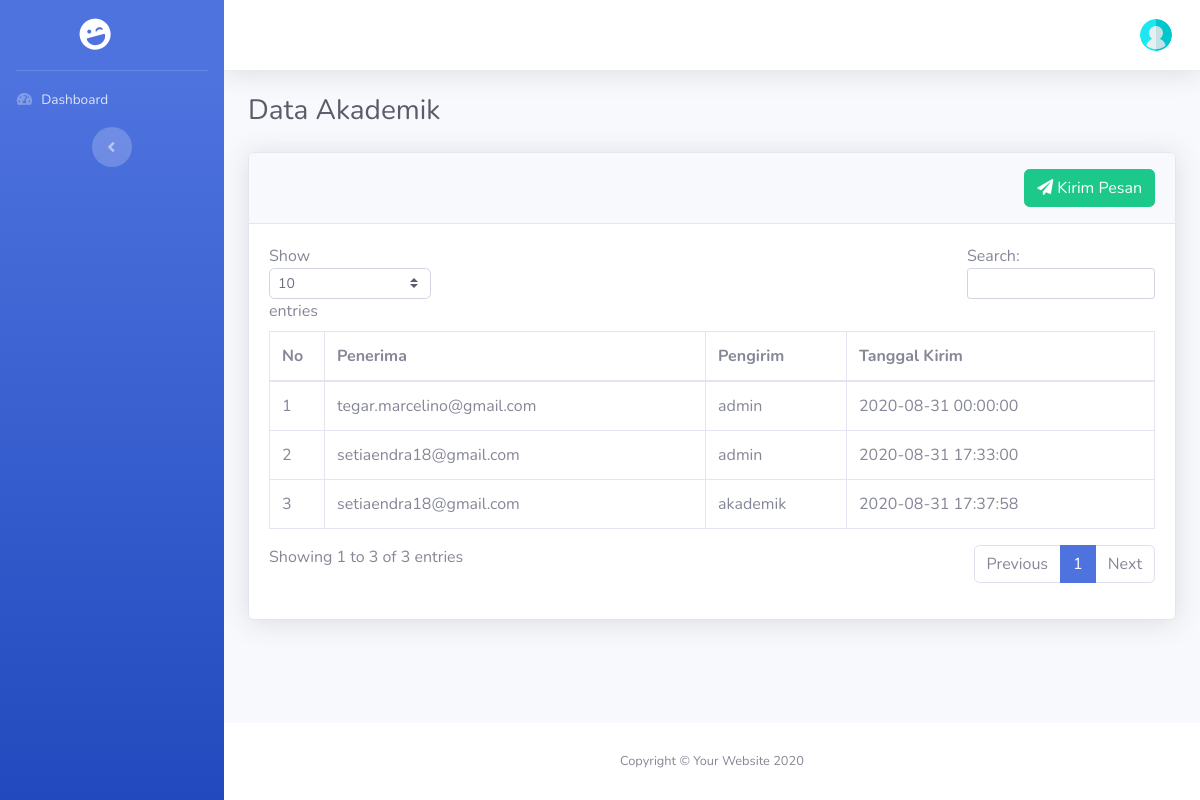
Page /index.php/admin/email on the committed database.
### tables this page shows
CREATE TABLE `email` (
  `id` bigint NOT NULL AUTO_INCREMENT,
  `penerima` varchar(255) DEFAULT NULL,
  `pengirim` varchar(255) DEFAULT NULL,
  `isi` text,
  `tanggal_kirim` datetime DEFAULT NULL,
  PRIMARY KEY (`id`)
);

### application/controllers/Admin.php (called while the page is built, shortened)
<?php
class Admin extends CI_Controller
{
    function __construct()
    {
        $this->load->Model('M_admin','mod');
    }
    public function email()
    {
        $data['halaman']    = "Data Email";
        $data['email']      = $this->mod->m_get_all_email();
        $this->load->view('head.php', $data);
        $this->load->view('sidebar.php');
        $this->load->view('header.php');
        $this->load->view('admin/email/index', $data);
        $this->load->view('footer.php');
    }
}

### index.php (called while the page is built, shortened)
<?php
require_once BASEPATH.'core/CodeIgniter.php';

### application/models/M_admin.php (called while the page is built, shortened)
<?php
Class M_admin extends CI_Model
{
    public function m_get_all_email()
    {
        $this->db->select()
            ->from('email');
        $query = $this->db->get_compiled_select();
        $data  = $this->db->query($query)->result_array();
        return $data;
    }
}

### application/views/admin/email/index.php (the view, shortened to what this page needs)
<div class="container-fluid">
    <h1 class="h3 mb-4 text-gray-800">Data Akademik</h1>
    <div class="card shadow mb-4">
        <div class="card-header py-3">
            <button type="button" class="btn btn-success float-right" data-toggle="modal" data-target="#kirimEmail"><i class="fas fa-paper-plane"></i>&nbsp;Kirim Pesan</button>
        </div>
        <div class="card-body">
            <div class="table-responsive">
                <table class="table table-bordered" id="dataTable" width="100%" cellspacing="0">
                    <thead>
                        <tr>
                            <th>No</th>
                            <th>Penerima</th>
                            <th>Pengirim</th>
                            <th>Tanggal Kirim</th>
                        </tr>
                    </thead>
                    <tbody>
                        <?php
                            $i = 1;
                            foreach($email as $email):?>
                            <tr>
                                <td><?php echo $i;?></td>
                                <td><?php echo $email['penerima'];?></td>
                                <td><?php echo $email['pengirim'];?></td>
                                <td><?php echo $email['tanggal_kirim']?></td>
                            </tr>
                        <?php
                            $i++;
                            endforeach;?>
                    </tbody>
                </table>
            </div>
        </div>
    </div>
</div>

### rows in the picture
email: penerima "tegar.marcelino@gmail.com", pengirim "admin", tanggal_kirim "2020-08-31 00:00:00"
email: penerima "setiaendra18@gmail.com", pengirim "admin", tanggal_kirim "2020-08-31 17:33:00"
email: penerima "setiaendra18@gmail.com", pengirim "akademik", tanggal_kirim "2020-08-31 17:37:58"
